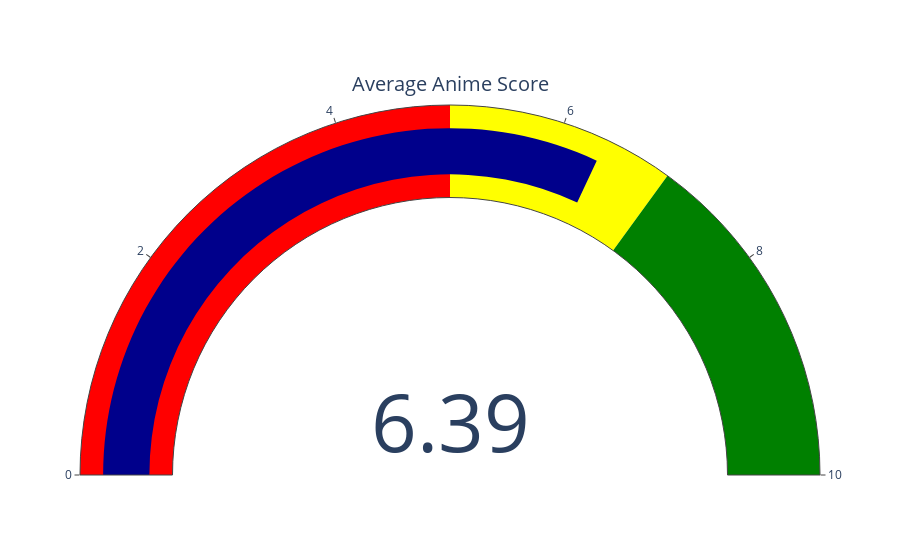

The code cell stored with this chart in its notebook:
### Code cell
import plotly.graph_objects as go

anime_df = pd.read_csv('datasets/details_cleaned.csv')

# Calcoliamo il valore medio del rating
avg_rating = anime_df['score'].mean()

fig = go.Figure(go.Indicator(
    mode = "gauge+number",
    value = avg_rating,
    title = {'text': "Average Anime Score"},
    gauge = {'axis': {'range': [0, 10]},
             'bar': {'color': "darkblue"},
             'steps': [
                 {'range': [0, 5], 'color': "red"},
                 {'range': [5, 7], 'color': "yellow"},
                 {'range': [7, 10], 'color': "green"}]}
))
fig.show()

### Figure 1 — Plotly figure (JSON) as saved in the notebook; plotly's stock layout.template omitted (floating-point values rounded to 4 significant figures)
{"data": [{"gauge": {"axis": {"range": [0, 10]}, "bar": {"color": "darkblue"}, "steps": [{"color": "red", "range": [0, 5]}, {"color": "yellow", "range": [5, 7]}, {"color": "green", "range": [7, 10]}]}, "mode": "gauge+number", "title": {"text": "Average Anime Score"}, "type": "indicator", "value": 6.39}], "layout": {}}
